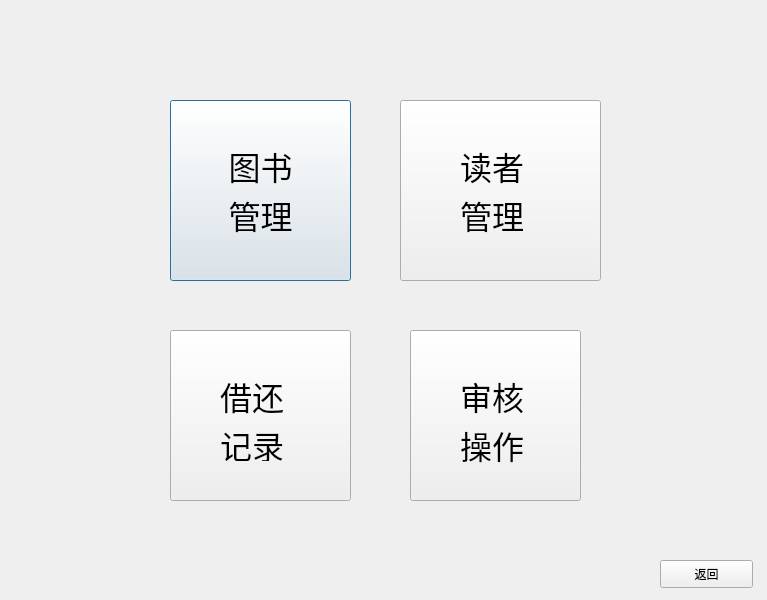
<?xml version="1.0" encoding="UTF-8"?>
<ui version="4.0">
 <class>MainPage</class>
 <widget class="QDialog" name="MainPage">
  <property name="geometry">
   <rect>
    <x>0</x>
    <y>0</y>
    <width>767</width>
    <height>600</height>
   </rect>
  </property>
  <property name="windowTitle">
   <string>Dialog</string>
  </property>
  <widget class="QPushButton" name="Book_bt">
   <property name="geometry">
    <rect>
     <x>170</x>
     <y>100</y>
     <width>181</width>
     <height>181</height>
    </rect>
   </property>
   <property name="text">
    <string/>
   </property>
   <property name="icon">
    <iconset resource="vectorpng.qrc">
     <normaloff>:/Image/紫色按钮.PNG</normaloff>:/Image/紫色按钮.PNG</iconset>
   </property>
   <property name="iconSize">
    <size>
     <width>200</width>
     <height>200</height>
    </size>
   </property>
  </widget>
  <widget class="QPushButton" name="Reader_bt">
   <property name="geometry">
    <rect>
     <x>400</x>
     <y>100</y>
     <width>201</width>
     <height>181</height>
    </rect>
   </property>
   <property name="text">
    <string/>
   </property>
   <property name="icon">
    <iconset resource="vectorpng.qrc">
     <normaloff>:/Image/黄色按钮.PNG</normaloff>:/Image/黄色按钮.PNG</iconset>
   </property>
   <property name="iconSize">
    <size>
     <width>200</width>
     <height>200</height>
    </size>
   </property>
  </widget>
  <widget class="QPushButton" name="Record_bt">
   <property name="geometry">
    <rect>
     <x>170</x>
     <y>330</y>
     <width>181</width>
     <height>171</height>
    </rect>
   </property>
   <property name="text">
    <string/>
   </property>
   <property name="icon">
    <iconset resource="vectorpng.qrc">
     <normaloff>:/Image/绿色按钮.PNG</normaloff>:/Image/绿色按钮.PNG</iconset>
   </property>
   <property name="iconSize">
    <size>
     <width>190</width>
     <height>190</height>
    </size>
   </property>
  </widget>
  <widget class="QPushButton" name="Confirm_bt">
   <property name="geometry">
    <rect>
     <x>410</x>
     <y>330</y>
     <width>171</width>
     <height>171</height>
    </rect>
   </property>
   <property name="text">
    <string/>
   </property>
   <property name="icon">
    <iconset resource="vectorpng.qrc">
     <normaloff>:/Image/蓝色按钮.PNG</normaloff>:/Image/蓝色按钮.PNG</iconset>
   </property>
   <property name="iconSize">
    <size>
     <width>180</width>
     <height>180</height>
    </size>
   </property>
  </widget>
  <widget class="QPushButton" name="Return_bt">
   <property name="geometry">
    <rect>
     <x>660</x>
     <y>560</y>
     <width>93</width>
     <height>28</height>
    </rect>
   </property>
   <property name="text">
    <string>返回</string>
   </property>
  </widget>
  <widget class="QLabel" name="label">
   <property name="geometry">
    <rect>
     <x>210</x>
     <y>140</y>
     <width>101</width>
     <height>101</height>
    </rect>
   </property>
   <property name="font">
    <font>
     <pointsize>24</pointsize>
    </font>
   </property>
   <property name="text">
    <string>图书
管理</string>
   </property>
   <property name="alignment">
    <set>Qt::AlignCenter</set>
   </property>
  </widget>
  <widget class="QLabel" name="label_2">
   <property name="geometry">
    <rect>
     <x>460</x>
     <y>140</y>
     <width>101</width>
     <height>101</height>
    </rect>
   </property>
   <property name="font">
    <font>
     <pointsize>24</pointsize>
    </font>
   </property>
   <property name="text">
    <string>读者
管理</string>
   </property>
  </widget>
  <widget class="QLabel" name="label_3">
   <property name="geometry">
    <rect>
     <x>220</x>
     <y>380</y>
     <width>81</width>
     <height>81</height>
    </rect>
   </property>
   <property name="font">
    <font>
     <pointsize>24</pointsize>
    </font>
   </property>
   <property name="text">
    <string>借还
记录</string>
   </property>
  </widget>
  <widget class="QLabel" name="label_4">
   <property name="geometry">
    <rect>
     <x>460</x>
     <y>370</y>
     <width>91</width>
     <height>101</height>
    </rect>
   </property>
   <property name="font">
    <font>
     <pointsize>24</pointsize>
    </font>
   </property>
   <property name="text">
    <string>审核
操作</string>
   </property>
  </widget>
  <zorder>Book_bt</zorder>
  <zorder>Reader_bt</zorder>
  <zorder>Record_bt</zorder>
  <zorder>Confirm_bt</zorder>
  <zorder>Return_bt</zorder>
  <zorder>label_2</zorder>
  <zorder>label_3</zorder>
  <zorder>label_4</zorder>
  <zorder>label</zorder>
 </widget>
 <resources>
  <include location="vectorpng.qrc"/>
 </resources>
 <connections/>
</ui>
